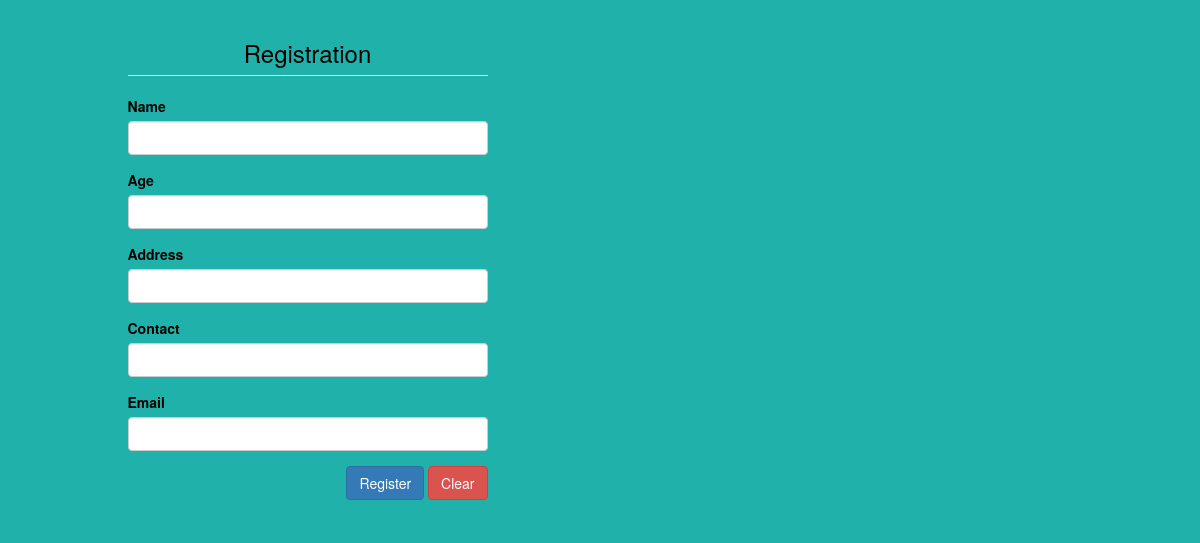
Before: / with the older database file.
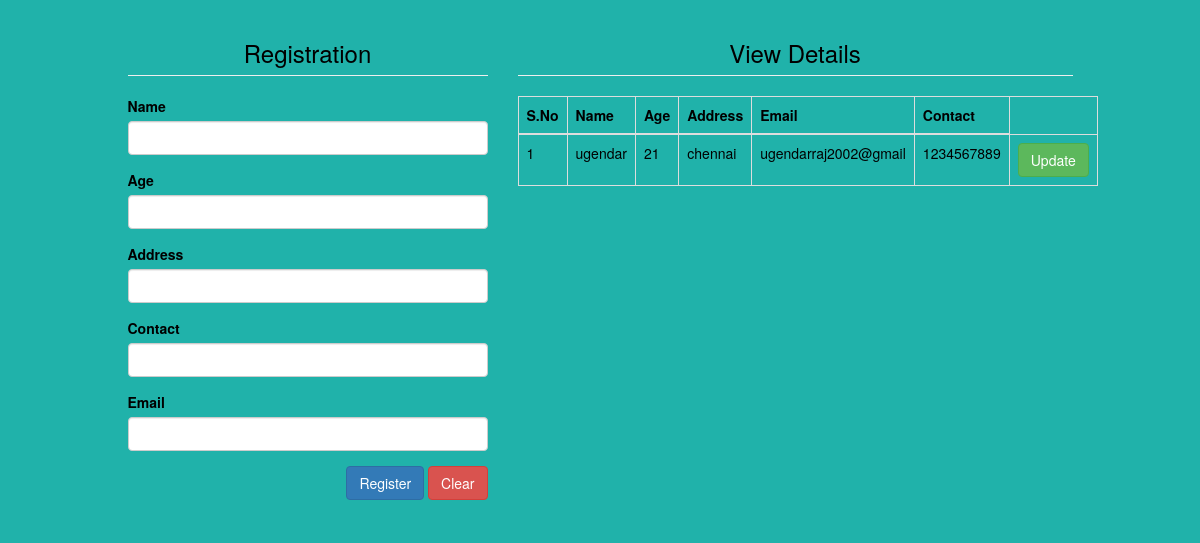
After: the same page with the newer database file.
### product/models.py (models this page shows)
class Datas(models.Model):
    Name=models.CharField(max_length=20,default="")
    Age=models.IntegerField(default="")
    Address=models.CharField(max_length=20,default="")
    Contact=models.IntegerField(default="")
    Email=models.CharField(max_length=20,default="")

### product/views.py (the view)
# urls.py: 2. Add a URL to urlpatterns:  path('', views.home, name='home')
def home(request):
    mydata=Datas.objects.all()
    if(mydata!=''):
        return render(request,'home.html', {'datas':mydata})
    else:
        return render(request,'home.html')

### templates/home.html (shortened to what this page needs)
<!DOCTYPE html>
<html lang="en">
<head>
    {% load static %}
    <link rel="stylesheet" href="{% static 'css/style.css' %}">
    <link rel="stylesheet" href="{% static 'bootstrap/css/bootstrap.min.css' %}">
</head>
<body style="color:rgb(0, 0, 0); background-color: lightseagreen;">
    {% block content %}
    <div class="container-fluid">
        <div class="col-md-offset-1 col-md-4">
            <form action="" method="POST">
            <h3 class="page-header text-primary text-center" style="color:black ;"> Registration </h3>
            <div class="form-group">
                <label> Name </label>
                <input type="text" class="form-control" name="name">
            </div>
            <div class="form-group">
                <label> Age </label>
                <input type="text" class="form-control" name="age">
            </div>
            <div class="form-group">
                <label> Address </label>
                <input type="text" class="form-control" name="address">
            </div>
            <div class="form-group">
                <label> Contact </label>
                <input type="text" class="form-control" name="contact">
            </div>
            <div class="form-group">
                <label> Email </label>
                <input type="email" class="form-control" name="email">
            </div>
            <div class="form-group pull-right">
                <input type="submit" value="Register" class="btn btn-primary">
                <input type="reset" value="Clear" class="btn btn-danger">
            </div>
            </form>
        </div>
        <div class="col-md-6">
            {% if datas %}
            <h3 class="page-header text-primary text-center" style="color:black ;">View Details</h3>
            <table class=" table table-bordered">
                <thead>
                    <tr>
                        <th>S.No</th>
                        <th>Name</th>
                        <th>Age</th>
                        <th>Address</th>
                        <th>Email</th>
                        <th>Contact</th>
                    </tr>
                </thead>
                    {% for data in datas %}
                    <tbody>
                        <tr>
                            <td>{{ forloop.counter}}</td>
                            <td>{{ data.Name }}</td>
                            <td>{{ data.Age }}</td>
                            <td>{{ data.Address}}</td>
                            <td>{{ data.Email}}</td>
                            <td>{{ data.Contact}}</td>
                            <td><a class="btn btn-success" href="updateData/{{data.id}}">Update</a></td>
                        </tr>
                    </tbody>
                    {% endfor %}
            </table>
            {% endif %}
        </div>
    {% endblock %}
</body>
</html>

### static/css/style.css (style rules this page uses)
table { border: 1px solid black; border-radius: 15px 15px 15px 15px; }
th,td { padding: 10px; }
th { text-align: right; }

Changed rows visible on the page:
added Datas: Name "ugendar", Age "21", Address "chennai", Email "ugendarraj2002@gmail", Contact "1234567889"
Other visible differences:
text now shown: "View Details S.No Name Age Address Email Contact"
